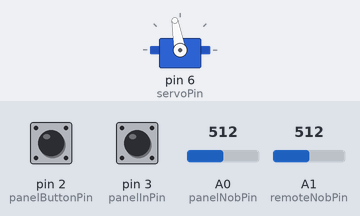
A sketch run on a simulated Arduino Uno, built with avr-gcc and run on an emulated ATmega328P. On the bench: servo. Inputs (shaded band) come from the test bench; at power-on: pin 2 (panelButtonPin) HIGH, pin 3 (panelInPin) HIGH, A0 (panelNobPin) = 512, A1 (remoteNobPin) = 512.

Above: at 1.2 s.
1.3 s: pin 2 (panelButtonPin) pulled LOW for 0.15 s
At 1.38 s:
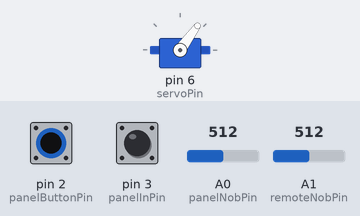
2.9 s: pin 2 (panelButtonPin) pulled LOW for 3.2 s
At 6.4 s:
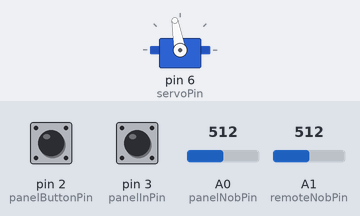
Timing chart, 0 to 7.9 s (numbered marks = the images above; inputs shaded):
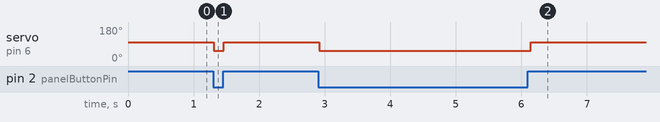

Measured:
- after the input at 1.3 s, servo on pin 6 (servoPin): 100° → 54° at once, → 100° 0.15 s later
- after the input at 2.9 s, servo on pin 6 (servoPin): 100° → 54° at once, → 100° 3.2 s later

The sketch:

roboter_sketch.ino
```cpp
#include <Servo.h>

Servo myservo;

// this is a comment
const boolean DEBUG = false;

const int panelButtonPin = 2;
const int panelInPin = 3;

const int panelNobPin = A0;
const int remoteNobPin = A1;  // the one connected through "CONTROL"

const int servoPin = 6;
const int servoShut = 10;
const int servoOpen = 100;

int panelButtonState = 0;
int panelInState = 0;
int panelNobVal = 0;
int remoteNobVal = 0;

int angle = 0;


void setup() {
	// define input pin, use internal pullup resistor
	// this means button needs to go from input pin to GND
	pinMode(panelButtonPin, INPUT);
	pinMode(panelInPin, INPUT);
	digitalWrite(panelButtonPin, HIGH);  // enable pull-up resistor
	digitalWrite(panelInPin, HIGH);  // enable pull-up resistor
	// init servo
	myservo.attach(servoPin);
	myservo.write(servoShut);

	if (DEBUG) {
		Serial.begin(9600);
	}
}


void loop() {
	panelButtonState = !digitalRead(panelButtonPin);
	panelInState = digitalRead(panelInPin);
	panelNobVal = analogRead(panelNobPin);
	remoteNobVal = analogRead(remoteNobPin);

	if (panelButtonState == HIGH && panelInState == HIGH) {
		// open serve to the higher value of the two nobs
		if (panelNobVal > remoteNobVal) {
			angle = map(1023-panelNobVal, 0, 1023, servoShut, servoOpen);
		} else {
			angle = map(1023-remoteNobVal, 0, 1023, servoShut, servoOpen);
		}

		if (DEBUG) {
			Serial.println(panelButtonState);
			Serial.println(panelInState);
			Serial.println(panelNobVal);
			Serial.println(remoteNobVal);
			Serial.println(angle);
			Serial.println("---");
			delay(600);
		}
	} else {
		angle = servoOpen;
	}

	myservo.write(angle);
	delay(50);
}
```
